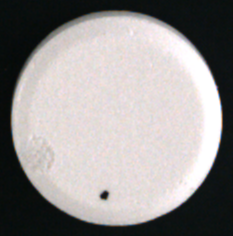
//> input picture imgs_0514_2025_v1/input/oriImg_14.png, 233 x 236 px
$ ./Pro_0514_2025_Pan_v1_test   (built with g++ and OpenCV 4)
//> lines starting //> are read from the running program, lines starting //| are printed output that depends on the picture; after the words box and inside, x2 and y2 are one past the last pixel; in counts of white or black regions, pixels touching at a corner belong together
#include <stdio.h>
#include <string.h>
#include <stdlib.h>
#include <cmath>
#include <opencv2/opencv.hpp>

using namespace std;
using namespace cv;

// the name of decision-variables
// ["d", "sigmaColor", "sigmaSpace", "absoluteFlag", "threshVal", "ConProTimes"]
// [, "dilateTimes_01", "aspectOffset_01", "contourPixNum_01"]
// [, "dilateTimes_02", "aspectOffset_02", "contourPixNum_02"]
// [, "dilateTimes_03", "aspectOffset_03", "contourPixNum_03"]
// [, "dilateTimes_04", "aspectOffset_04", "contourPixNum_04"]

// int info_val_dv[10] = { 1, 17, 0, 9, 3, 0, 2, 3, 1, 7 }; // bcp of pre, v0
// int info_val_dv[10] = { 1, 19, 0, 9, 3, 0, 2, 3, 1, 7 }; // res of ga, v1

// Report Version
// int info_val_dv[17] = { 1, 19, 0, 9, 2, 3, 0, 2, 3, 1, 7, 0, 0, 0, 0, 0, 0 };

// Test Version - 01 - 6.1231
// int info_val_dv[17] = { 1, 19, 0, 9, 4, 3, 1, 6, 3, 6, 14, 2, 7, 14, 3, 0, 7 };

// Test Version - 02 - 6.0719
// int info_val_dv[17] = { 1, 17, 0, 9, 4, 0, 7, 11, 2, 4, 0, 3, 1, 7, 3, 0, 2 };

// Test Version - curManual
int info_val_dv[18] = { 15, 50, 50, 0, 9, 2, 3, 0, 2, 3, 1, 7, 0, 0, 0, 0, 0, 0 };

void imgShow(const string& name, const Mat& img) {
	imshow(name, img);
	waitKey(0);
	destroyAllWindows();
}

void differenceProcess(Mat postImg, Mat preImg, Mat& resImg, int absoluteFlag) {
	resImg = Mat::zeros(Size(postImg.cols, postImg.rows), CV_8UC1);
	for (int j = 0; j < postImg.rows; j++)
	{
		for (int i = 0; i < postImg.cols; i++) {
			int diffVal = postImg.at<uchar>(j, i) - preImg.at<uchar>(j, i);
			if (diffVal < 0) {
				if (absoluteFlag != 0) {
					diffVal = abs(diffVal);
				}
				else {
					diffVal = 0;
				}
			}
			resImg.at<uchar>(j, i) = diffVal;
		}
	}
}

/*
  arr_info_cps -> ["dilateTimes", "aspectOffset", "contourPixNum"]
*/
void conPro_singleTime(Mat& metaImg, Mat& resImg, int arr_info_cps[]) {
	Mat maskImg = metaImg.clone();
	Mat kernel = getStructuringElement(MORPH_ELLIPSE, Size(5, 5));
	for (int idxET = 0; idxET < arr_info_cps[0]; idxET++) {
		erode(maskImg, maskImg, kernel);
	}
	vector<vector<Point>> contours;
	findContours(maskImg, contours, RETR_LIST, CHAIN_APPROX_SIMPLE);
	Mat mask = Mat::zeros(maskImg.size(), CV_8UC1);
	for (const auto& contour : contours) {
		Rect bounding_box = boundingRect(contour);
		double aspect_ratio = static_cast<double>(bounding_box.width) / bounding_box.height;
		if ((aspect_ratio <= (1 - arr_info_cps[1] * 0.1) || aspect_ratio > (1 + arr_info_cps[1] * 0.1)) && cv::contourArea(contour) < 100 * arr_info_cps[2]) {
			drawContours(mask, vector<vector<Point>>{contour}, -1, Scalar(255), -1);
		}
	}
	for (int y = 0; y < resImg.rows; y++) {
		for (int x = 0; x < resImg.cols; x++) {
			if (mask.at<uchar>(y, x) == 255) {
				resImg.at<uchar>(y, x) = 255;
			}
		}
	}
}

void imgSingleProcess(Mat& oriImg, Mat& resImg, int arr_val_dv[]) {
	Mat blurImg;
	Mat diffImg;
	Mat biImg;
	Mat labelImg;
	// [8 lines of commented-out code are left out]

	bilateralFilter(oriImg, blurImg, arr_val_dv[0], arr_val_dv[1], arr_val_dv[2]);

	// imgShow("res", blurImg);

	differenceProcess(blurImg, oriImg, diffImg, arr_val_dv[3]);

	// imgShow("res", diffImg);

	threshold(diffImg, biImg, arr_val_dv[4], 255, THRESH_BINARY);
	bitwise_not(biImg, biImg);

	// imgShow("res", biImg);

	for (int idxCPT = 0; idxCPT < arr_val_dv[5]; idxCPT++) {
		int arr_info_cps[3];
		for (int idxCps = 0; idxCps < 3; idxCps++) {
			arr_info_cps[idxCps] = arr_val_dv[5 + idxCPT * 3 + idxCps];
		}
		conPro_singleTime(biImg, biImg, arr_info_cps);
	}
	resImg = biImg.clone();
}

int main(void) {
	Mat oriImg = imread("./imgs_0514_2025_v1/input/oriImg_14.png", IMREAD_GRAYSCALE);
//> oriImg: 236 rows x 233 cols, CV_8UC1; min 7, max 255, mean 147.8
	Mat resImg;
	// imgShow("ori", oriImg);
	imgSingleProcess(oriImg, resImg, info_val_dv);
//> in imgSingleProcess, `bilateralFilter(oriImg, blurImg, arr_val_dv[0], arr_val_dv[1], arr_val..`:
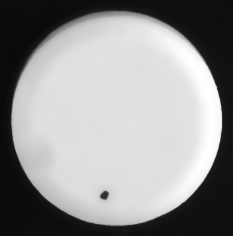
//> blurImg: 236 rows x 233 cols, CV_8UC1; min 10, max 255, mean 147.8
//> after the loop in differenceProcess, `for (int j = 0; j < postImg.rows; j++)`:
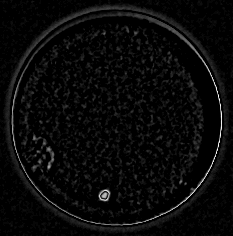
//> resImg: 236 rows x 233 cols, CV_8UC1; min 0, max 36, mean 1.3; drawn with min black and max white
//> in imgSingleProcess, `threshold(diffImg, biImg, arr_val_dv[4], 255, THRESH_BINARY);`:
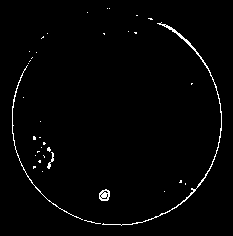
//> biImg: 236 rows x 233 cols, CV_8UC1; 1.7% white in thin lines or dots, all inside (x1, y1, x2, y2) = (12, 8, 222, 226)
//> the loop in imgSingleProcess, `for (int idxCPT = 0; idxCPT < arr_val_dv[5]; idxCPT++)` made 2 passes
//> pass 1, in conPro_singleTime, `findContours(maskImg, contours, RETR_LIST, CHAIN_APPROX_SIMPLE);`:
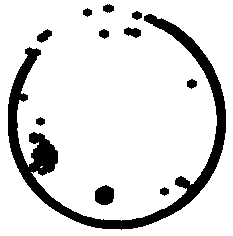
//> maskImg: 236 rows x 233 cols, CV_8UC1; 86.6% white; 11 black regions, largest, box (x1, y1, x2, y2) and area: (8, 14, 226, 230) 6332, (95, 185, 114, 205) 308, (124, 27, 141, 38) 126
//> info_val_dv = 18 values, max 50 at index 1, min 0 at index 3, mean 7.89
	imgShow("res-final", resImg);
	return 0;
}

// [32 lines of commented-out code are left out]

$ run again, with imgs_0514_2025_v1/input/oriImg_03.png copied over imgs_0514_2025_v1/input/oriImg_14.png
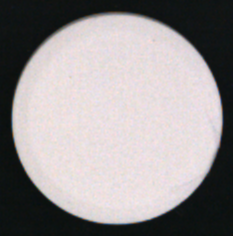
//> input picture imgs_0514_2025_v1/input/oriImg_03.png, 233 x 236 px
//> in imgSingleProcess, `threshold(diffImg, biImg, arr_val_dv[4], 255, THRESH_BINARY);`:
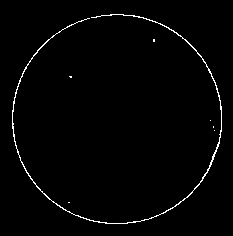
//> biImg: 236 rows x 233 cols, CV_8UC1; 1.5% white in thin lines or dots, all inside (x1, y1, x2, y2) = (12, 14, 222, 224)
//> the loop in imgSingleProcess, `for (int idxCPT = 0; idxCPT < arr_val_dv[5]; idxCPT++)` made 2 passes
//> pass 1, in conPro_singleTime, `findContours(maskImg, contours, RETR_LIST, CHAIN_APPROX_SIMPLE);`:
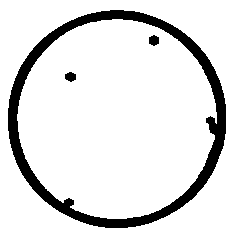
//> maskImg: 236 rows x 233 cols, CV_8UC1; 88% white; 3 black regions, box (x1, y1, x2, y2) and area: (8, 10, 226, 228) 6437, (149, 35, 159, 46) 86, (65, 72, 76, 82) 83
//> info_val_dv = 18 values, max 50 at index 1, min 0 at index 3, mean 7.89
